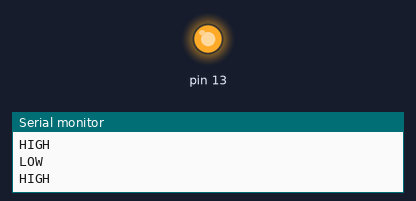
The sketch below on a simulated Arduino Uno, built with avr-gcc and run on an emulated ATmega328P. Shown: output pins drawn as LEDs (lit = HIGH), the last lines printed to the serial monitor.

Above: at 1.8 s.
At 6.3 s:
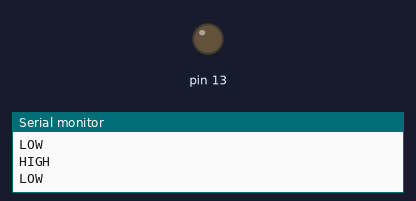
Timing chart, 0 to 7.6 s (numbered marks = the images above):
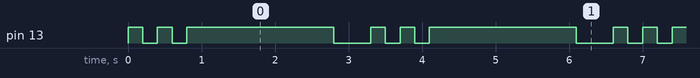

Measured:
- by itself, pin 13: repeats every 3.3 s: LOW 0.20 s, HIGH 0.20 s, LOW 0.20 s, HIGH 2.0 s, LOW 0.50 s, HIGH 0.20 s
- by itself, everything shown: repeats every 3.3 s, in 6 steps

The sketch:

blinky.ino
```cpp
// Define  Serial for using the Arduino Zero's programming port
//#define Serial Serial5

void setup() {
  // put your setup code here, to run once:
// initialize serial communication at 9600 bits per second:
  Serial.begin(9600);
  // initialize digital pin 13 as an output.
  pinMode(13, OUTPUT);
}

void loop() {

  for (int i=1;i<3;i++)
  {
  // put your main code here, to run repeatedly:
  digitalWrite(13, HIGH);   // turn the LED on (HIGH is the voltage level)
  Serial.println("HIGH");   // send the state to the serial monitor
  delay(200);
  digitalWrite(13, LOW);    // turn the LED off by making the voltage LOW
  Serial.println("LOW");
  delay(200);
  }


// wait for two second
  digitalWrite(13, HIGH);   // turn the LED on (HIGH is the voltage level)
  Serial.println("HIGH");   // send the state to the serial monitor
  delay(2000);              // wait for two second
  digitalWrite(13, LOW);    // turn the LED off by making the voltage LOW
  Serial.println("LOW");
  delay(500);
}
```
